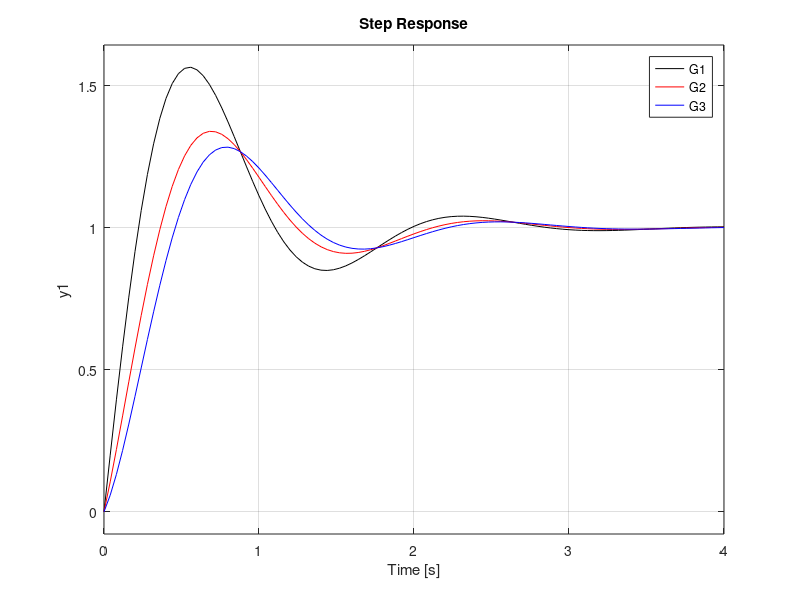

Write the MATLAB code that produced this figure. (Note: this script raises an error after producing the figure.)
% Problem 1 (a)
sys1 = tf(1, [2,1]);
sys2 = tf(1, [1,2]);
sys3 = tf(2, [3,1]);
sys4 = tf(5, [4,3]);
sys5 = tf(1, [1,1]);

C1 = parallel(sys1, sys2);
C2 = series(C1, sys3);
% feedback
C3 = parallel(sys4, sys5);
Transfer_fnc = feedback(C2, C3)

% Problem 1 (b)
step(Transfer_fnc)


% Problem 2 (a)
z = 3;
k = 15 / z;
num = [1, z];
den = [1, 3, 15];
G1 = tf(k*num, den);

z = 6;
k = 15 / z;
num = [1, z];
den = [1, 3, 15];
G2 = tf(k*num, den);

z = 12;
k = 15 / z;
num = [1, z];
den = [1, 3, 15];
G3 = tf(k*num, den);

step(G1,'-k',  G2,'-r',  G3,'-b')
grid on;
legend('G1', 'G2', 'G3')

% Problem 3
syms G1 G2 G3 G4 H1 H2 H3;
Q(1, 5) = -H1;
Q(2, 4) = -H2;
Q(3, 5) = -H3;
Q(2, 1) =  G1;
Q(3, 2) =  G2;
Q(4, 3) =  G3;
Q(5, 4) =  G4;

% X0 = R(S)  - H1*X4
% X1 = G1*X0 - H2*X3
% X2 = G2*X1 - H3*X4
% X3 = G3*X2
% X4 = G4*X3
% C(S) = X4

% |X0|   |0  0  0   0   -H1 | |X0|   |1|
% |X1|   |G1 0  0  -H2   0  | |X1|   |0|
% |X2| = |0  G2 0   0   -H3 | |X2| + |0| R
% |X3|   |0  0  G3  0    0  | |X3|   |0|
% |X4|   |0  0  0   G4   0  | |X4|   |0|

P = [1;0;0;0;0];
I = eye(size(Q));
W = (I - Q) \ P;
Transfer_fnc = W(5)

% Problem 4
num_G1 = [1 5]; den_G1 = [1 10];
num_G2 = [1];   den_G2 = [1 4];
num_H1 = [1];   den_H1 = [1]; 
num_H2 = [1];   den_H2 = [1]; 

G1 = tf(num_G1, den_G1);
G2 = tf(num_G2, den_G2);
H1 = tf(num_H1, den_H1);
H2 = tf(num_H2, den_H2);

% STEP1 : H1 / G2
% num_1 = conv(num_H1, den_G2);
% den_1 = conv(den_H1, num_G2);
% D1 = tf(num_1, den_1)
D1 = tf(H1 / G2);

% STEP2 : feedback of H2
% [num_2, den_2] = feedback(num_G2, den_G2, num_H2, den_H2);
% D2 = tf(num_2, den_2)
D2 = feedback(G2, H2, -1);

% STEP3 : series for G1 and D2
% [num_3, den_3] = series(num_G1, den_G1, num_D2, den_D2);
% D3 = tf(num_3, den_3)
D3 = series(G1, D2);

% STEP3 : feedback of D1
Transfer_fnc = feedback(D3, D1, -1)

